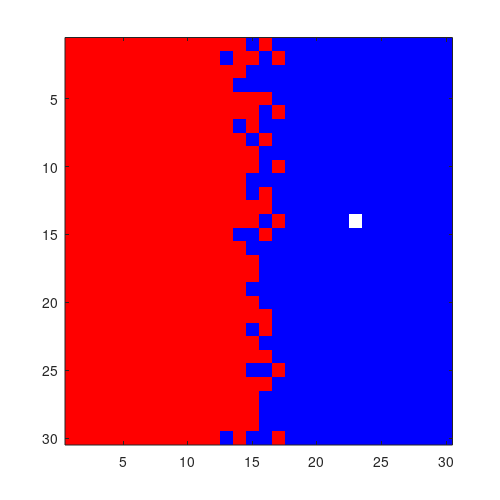
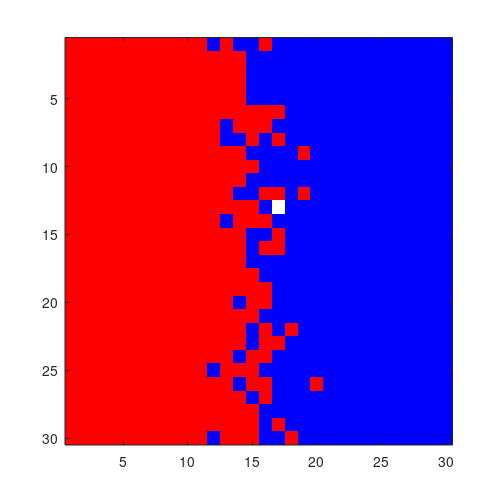
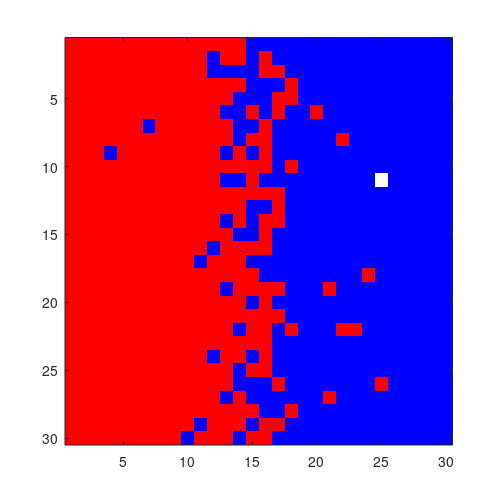
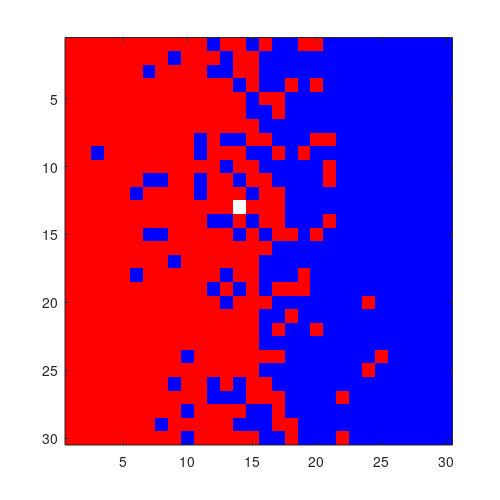

The MATLAB source for these figures, in order:
tic % start a time so that we can see how long the program takes to run
n=30;  % set the number of boxes across the square grid
vfrac=0.01;  % vacancy fraction
matrix=ones(n); 
map=[1,1,1;1,0,0;0,0,1];  % define 3 colors:  white, red, blue
figure
colormap(map)  % set the mapping of values in 'matrix' to a specific color
caxis([0 2]) % range of values in matrix goes from 0 (vacancy) to 2
% the previous three commands set things up so a 0 will be white, a 1 will
% be red and a 2 sill be blue
matrix(:,n/2+1:n)=2;  % set the right half of the matrix to 'blue'
i=round(n/2);   % put one vacancy in the middle
j=round(n/2);
matrix(i,j)=0; 
imagesc(matrix); % this is the command that takes the matrix and turns it into a plot
t=0;
times=[1e4,2e4,5e4,1e5];
showallimages=0; % set to zero if you want to speed things up by not showing images,  set to 1 if you want to show all the images during the simulation

%% now we start to move things around
vacancydiff.matrices={};  % makea blank cell array
while t<max(times);
    t=t+1;
    dir=round(4*rand+0.5);
    if dir==1
        in=i+1;
        jn=j;
        if in==n+1; in=1; end
    elseif dir==2
        in=i-1;
        jn=j;
        if in==0; in=n; end
    elseif dir==3
        in=i;
        jn=j+1;
        if jn>n; jn=n; end
    elseif dir==4
        in=i;
        jn=j-1;
        if jn==0; jn=1; end
    end
    % now we need to make switch
    neighborix=sub2ind([n n],in,jn);
    vacix=sub2ind([n n],i,j);
    matrix([vacix neighborix])=matrix([neighborix vacix]);
    if showallimages
        imagesc(matrix);
        drawnow
    end
    if ismember(t,times)
        vacancydiff.matrices=[vacancydiff.matrices {matrix}]; % append matrix to output file
        imagesc(matrix);
        set(gcf,'paperposition',[0 0 5 5])
        set(gcf,'papersize',[5 5])
        print(gcf,['vacdiff' num2str(t) '.eps'],'-depsc2')
    end
    i=in;
    j=jn;
end
vacancydiff.times=times;
vacancydiff.n=n;
save('vacancydiff.mat','vacancydiff') % writes the vacancydiff structure to a .mat file that we can read in later
toc




    




